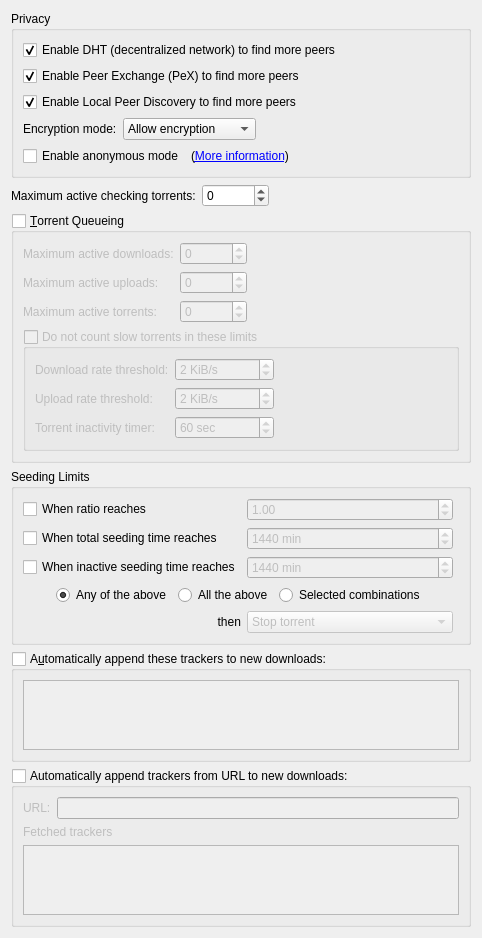
          <widget class="QWidget" name="scrollAreaWidgetContents_4">
           <property name="geometry">
            <rect>
             <x>0</x>
             <y>0</y>
             <width>413</width>
             <height>693</height>
            </rect>
           </property>
           <layout class="QVBoxLayout" name="verticalLayout_7">
            <item>
             <widget class="QGroupBox" name="AddBTFeaturesBox">
              <property name="title">
               <string>Privacy</string>
              </property>
              <layout class="QVBoxLayout" name="verticalLayout_14">
               <item>
                <widget class="QCheckBox" name="checkDHT">
                 <property name="toolTip">
                  <string>Find peers on the DHT network</string>
                 </property>
                 <property name="text">
                  <string>Enable DHT (decentralized network) to find more peers</string>
                 </property>
                 <property name="checked">
                  <bool>true</bool>
                 </property>
                </widget>
               </item>
               <item>
                <widget class="QCheckBox" name="checkPeX">
                 <property name="toolTip">
                  <string>Exchange peers with compatible Bittorrent clients (µTorrent, Vuze, ...)</string>
                 </property>
                 <property name="text">
                  <string>Enable Peer Exchange (PeX) to find more peers</string>
                 </property>
                 <property name="checked">
                  <bool>true</bool>
                 </property>
                </widget>
               </item>
               <item>
                <widget class="QCheckBox" name="checkLSD">
                 <property name="toolTip">
                  <string>Look for peers on your local network</string>
                 </property>
                 <property name="text">
                  <string>Enable Local Peer Discovery to find more peers</string>
                 </property>
                 <property name="checked">
                  <bool>true</bool>
                 </property>
                </widget>
               </item>
               <item>
                <layout class="QHBoxLayout">
                 <item>
                  <widget class="QLabel" name="lbl_encryption">
                   <property name="text">
                    <string>Encryption mode:</string>
                   </property>
                  </widget>
                 </item>
                 <item>
                  <widget class="QComboBox" name="comboEncryption">
                   <property name="toolTip">
                    <string>Allow encryption: Connect to peers regardless of setting
Require encryption: Only connect to peers with protocol encryption
Disable encryption: Only connect to peers without protocol encryption</string>
                   </property>
                   <item>
                    <property name="text">
                     <string>Allow encryption</string>
                    </property>
                   </item>
                   <item>
                    <property name="text">
                     <string>Require encryption</string>
                    </property>
                   </item>
                   <item>
                    <property name="text">
                     <string>Disable encryption</string>
                    </property>
                   </item>
                  </widget>
                 </item>
                 <item>
                  <spacer>
                   <property name="orientation">
                    <enum>Qt::Orientation::Horizontal</enum>
                   </property>
                   <property name="sizeHint" stdset="0">
                    <size>
                     <width>40</width>
                     <height>20</height>
                    </size>
                   </property>
                  </spacer>
                 </item>
                </layout>
               </item>
               <item>
                <layout class="QHBoxLayout" name="horizontalLayout_6">
                 <item>
                  <widget class="QCheckBox" name="checkAnonymousMode">
                   <property name="toolTip">
                    <string>Enable when using a proxy or a VPN connection</string>
                   </property>
                   <property name="text">
                    <string>Enable anonymous mode</string>
                   </property>
                  </widget>
                 </item>
                 <item>
                  <widget class="QLabel" name="label_anonymous">
                   <property name="text">
                    <string>(&lt;a href=&quot;https://github.com/qbittorrent/qBittorrent/wiki/Anonymous-Mode&quot;&gt;More information&lt;/a&gt;)</string>
                   </property>
                   <property name="openExternalLinks">
                    <bool>true</bool>
                   </property>
                   <property name="textInteractionFlags">
                    <set>Qt::TextInteractionFlag::LinksAccessibleByKeyboard|Qt::TextInteractionFlag::LinksAccessibleByMouse</set>
                   </property>
                  </widget>
                 </item>
                 <item>
                  <spacer name="horizontalSpacer_14">
                   <property name="orientation">
                    <enum>Qt::Orientation::Horizontal</enum>
                   </property>
                   <property name="sizeHint" stdset="0">
                    <size>
                     <width>40</width>
                     <height>20</height>
                    </size>
                   </property>
                  </spacer>
                 </item>
                </layout>
               </item>
              </layout>
             </widget>
            </item>
            <item>
             <layout class="QHBoxLayout" name="horizontalLayout_20">
              <item>
               <widget class="QLabel" name="labelMaxActiveCheckingTorrents">
                <property name="text">
                 <string>Maximum active checking torrents:</string>
                </property>
               </widget>
              </item>
              <item>
               <widget class="QSpinBox" name="spinBoxMaxActiveCheckingTorrents">
                <property name="specialValueText">
                 <string notr="true">∞</string>
                </property>
                <property name="minimum">
                 <number>-1</number>
                </property>
                <property name="maximum">
                 <number>2147483647</number>
                </property>
               </widget>
              </item>
              <item>
               <spacer name="horizontalSpacer_21">
                <property name="orientation">
                 <enum>Qt::Orientation::Horizontal</enum>
                </property>
                <property name="sizeHint" stdset="0">
                 <size>
                  <width>40</width>
                  <height>20</height>
                 </size>
                </property>
               </spacer>
              </item>
             </layout>
            </item>
            <item>
             <widget class="QGroupBox" name="checkEnableQueueing">
              <property name="title">
               <string>&amp;Torrent Queueing</string>
              </property>
              <property name="checkable">
               <bool>true</bool>
              </property>
              <property name="checked">
               <bool>false</bool>
              </property>
              <layout class="QGridLayout" name="gridLayout_2">
               <item row="0" column="0">
                <widget class="QLabel" name="label_max_active_dl">
                 <property name="text">
                  <string>Maximum active downloads:</string>
                 </property>
                </widget>
               </item>
               <item row="0" column="1">
                <widget class="QSpinBox" name="spinMaxActiveDownloads">
                 <property name="specialValueText">
                  <string>∞</string>
                 </property>
                 <property name="minimum">
                  <number>-1</number>
                 </property>
                 <property name="maximum">
                  <number>2147483647</number>
                 </property>
                </widget>
               </item>
               <item row="0" column="2">
                <spacer name="horizontalSpacer_7">
                 <property name="orientation">
                  <enum>Qt::Orientation::Horizontal</enum>
                 </property>
                 <property name="sizeHint" stdset="0">
                  <size>
                   <width>40</width>
                   <height>20</height>
                  </size>
                 </property>
                </spacer>
               </item>
               <item row="1" column="0">
                <widget class="QLabel" name="label_max_active_up">
                 <property name="text">
                  <string>Maximum active uploads:</string>
                 </property>
                </widget>
               </item>
               <item row="1" column="1">
                <widget class="QSpinBox" name="spinMaxActiveUploads">
                 <property name="specialValueText">
                  <string>∞</string>
                 </property>
                 <property name="minimum">
                  <number>-1</number>
                 </property>
                 <property name="maximum">
                  <number>2147483647</number>
                 </property>
                </widget>
               </item>
               <item row="2" column="0">
                <widget class="QLabel" name="maxActiveTorrents_lbl">
                 <property name="text">
                  <string>Maximum active torrents:</string>
                 </property>
                </widget>
               </item>
               <item row="2" column="1">
                <widget class="QSpinBox" name="spinMaxActiveTorrents">
                 <property name="specialValueText">
                  <string>∞</string>
                 </property>
                 <property name="minimum">
                  <number>-1</number>
                 </property>
                 <property name="maximum">
                  <number>2147483647</number>
                 </property>
                </widget>
               </item>
               <item row="3" column="0" colspan="3">
                <widget class="QGroupBox" name="checkIgnoreSlowTorrentsForQueueing">
                 <property name="title">
                  <string>Do not count slow torrents in these limits</string>
                 </property>
                 <property name="checkable">
                  <bool>true</bool>
                 </property>
                 <property name="checked">
                  <bool>false</bool>
                 </property>
                 <layout class="QGridLayout" name="gridLayout_13">
                  <item row="0" column="0">
                   <widget class="QLabel" name="labelDownloadRateForSlowTorrents">
                    <property name="text">
                     <string>Download rate threshold:</string>
                    </property>
                   </widget>
                  </item>
                  <item row="0" column="1">
                   <widget class="QSpinBox" name="spinDownloadRateForSlowTorrents">
                    <property name="suffix">
                     <string> KiB/s</string>
                    </property>
                    <property name="maximum">
                     <number>2000000</number>
                    </property>
                    <property name="stepType">
                     <enum>QAbstractSpinBox::StepType::AdaptiveDecimalStepType</enum>
                    </property>
                    <property name="value">
                     <number>2</number>
                    </property>
                   </widget>
                  </item>
                  <item row="0" column="2">
                   <spacer name="horizontalSpacer_9">
                    <property name="orientation">
                     <enum>Qt::Orientation::Horizontal</enum>
                    </property>
                    <property name="sizeHint" stdset="0">
                     <size>
                      <width>40</width>
                      <height>20</height>
                     </size>
                    </property>
                   </spacer>
                  </item>
                  <item row="1" column="0">
                   <widget class="QLabel" name="labelUploadRateForSlowTorrents">
                    <property name="text">
                     <string>Upload rate threshold:</string>
                    </property>
                   </widget>
                  </item>
                  <item row="1" column="1">
                   <widget class="QSpinBox" name="spinUploadRateForSlowTorrents">
                    <property name="suffix">
                     <string> KiB/s</string>
                    </property>
                    <property name="maximum">
                     <number>2000000</number>
                    </property>
                    <property name="stepType">
                     <enum>QAbstractSpinBox::StepType::AdaptiveDecimalStepType</enum>
                    </property>
                    <property name="value">
                     <number>2</number>
                    </property>
                   </widget>
                  </item>
                  <item row="2" column="0">
                   <widget class="QLabel" name="labelSlowTorrentInactivityTimer">
                    <property name="text">
                     <string>Torrent inactivity timer:</string>
                    </property>
                   </widget>
                  </item>
                  <item row="2" column="1">
                   <widget class="QSpinBox" name="spinSlowTorrentsInactivityTimer">
                    <property name="suffix">
                     <string extracomment="seconds"> sec</string>
                    </property>
                    <property name="minimum">
                     <number>1</number>
                    </property>
                    <property name="maximum">
                     <number>999999</number>
                    </property>
                    <property name="value">
                     <number>60</number>
                    </property>
                   </widget>
                  </item>
                 </layout>
                </widget>
               </item>
              </layout>
             </widget>
            </item>
            <item>
             <widget class="QGroupBox" name="seedingLimitsBox">
              <property name="title">
               <string>Seeding Limits</string>
              </property>
              <layout class="QGridLayout" name="gridLayout_15">
               <item row="0" column="0">
                <widget class="QCheckBox" name="checkMaxRatio">
                 <property name="text">
                  <string>When ratio reaches</string>
                 </property>
                </widget>
               </item>
               <item row="0" column="1">
                <widget class="QDoubleSpinBox" name="spinMaxRatio">
                 <property name="enabled">
                  <bool>false</bool>
                 </property>
                 <property name="singleStep">
                  <double>0.050000000000000</double>
                 </property>
                 <property name="value">
                  <double>1.000000000000000</double>
                 </property>
                </widget>
               </item>
               <item row="0" column="2">
                <spacer name="horizontalSpacer_2">
                 <property name="orientation">
                  <enum>Qt::Orientation::Horizontal</enum>
                 </property>
                 <property name="sizeHint" stdset="0">
                  <size>
                   <width>40</width>
                   <height>20</height>
                  </size>
                 </property>
                </spacer>
               </item>
               <item row="1" column="0">
                <widget class="QCheckBox" name="checkMaxSeedingMinutes">
                 <property name="text">
                  <string>When total seeding time reaches</string>
                 </property>
                </widget>
               </item>
               <item row="1" column="1">
                <widget class="QSpinBox" name="spinMaxSeedingMinutes">
                 <property name="enabled">
                  <bool>false</bool>
                 </property>
                 <property name="suffix">
                  <string extracomment="minutes"> min</string>
                 </property>
                 <property name="maximum">
                  <number>9999999</number>
                 </property>
                 <property name="value">
                  <number>1440</number>
                 </property>
                </widget>
               </item>
               <item row="2" column="0">
                <widget class="QCheckBox" name="checkMaxInactiveSeedingMinutes">
                 <property name="text">
                  <string>When inactive seeding time reaches</string>
                 </property>
                </widget>
               </item>
               <item row="2" column="1">
                <widget class="QSpinBox" name="spinMaxInactiveSeedingMinutes">
                 <property name="enabled">
                  <bool>false</bool>
                 </property>
                 <property name="suffix">
                  <string extracomment="minutes"> min</string>
                 </property>
                 <property name="maximum">
                  <number>9999999</number>
                 </property>
                 <property name="value">
                  <number>1440</number>
                 </property>
                </widget>
               </item>
               <item row="3" column="0" colspan="3">
                <layout class="QHBoxLayout" name="layoutShareLimitsMode">
                 <item>
                  <spacer name="horizontalSpacer_26">
                   <property name="orientation">
                    <enum>Qt::Orientation::Horizontal</enum>
                   </property>
                   <property name="sizeHint" stdset="0">
                    <size>
                     <width>40</width>
                     <height>20</height>
                    </size>
                   </property>
                  </spacer>
                 </item>
                 <item>
                  <widget class="QRadioButton" name="radioButtonShareLimitsModeAny">
                   <property name="text">
                    <string>Any of the above</string>
                   </property>
                   <property name="checked">
                    <bool>true</bool>
                   </property>
                  </widget>
                 </item>
                 <item>
                  <widget class="QRadioButton" name="radioButtonShareLimitsModeAll">
                   <property name="text">
                    <string>All the above</string>
                   </property>
                  </widget>
                 </item>
                 <item>
                  <widget class="QRadioButton" name="radioButtonShareLimitsModeSelected">
                   <property name="text">
                    <string>Selected combinations</string>
                   </property>
                  </widget>
                 </item>
                 <item>
                  <spacer name="horizontalSpacer_25">
                   <property name="orientation">
                    <enum>Qt::Orientation::Horizontal</enum>
                   </property>
                   <property name="sizeHint" stdset="0">
                    <size>
                     <width>40</width>
                     <height>20</height>
                    </size>
                   </property>
                  </spacer>
                 </item>
                </layout>
               </item>
               <item row="4" column="0">
                <widget class="QLabel" name="label">
                 <property name="text">
                  <string>then</string>
                 </property>
                 <property name="alignment">
                  <set>Qt::AlignmentFlag::AlignRight|Qt::AlignmentFlag::AlignTrailing|Qt::AlignmentFlag::AlignVCenter</set>
                 </property>
                </widget>
               </item>
               <item row="4" column="1">
                <widget class="QComboBox" name="comboRatioLimitAct">
                 <property name="enabled">
                  <bool>false</bool>
                 </property>
                 <item>
                  <property name="text">
                   <string>Stop torrent</string>
                  </property>
                 </item>
                 <item>
                  <property name="text">
                   <string>Remove torrent</string>
                  </property>
                 </item>
                 <item>
                  <property name="text">
                   <string>Remove torrent and its files</string>
                  </property>
                 </item>
                 <item>
                  <property name="text">
                   <string>Enable super seeding for torrent</string>
                  </property>
                 </item>
                </widget>
               </item>
              </layout>
             </widget>
            </item>
            <item>
             <widget class="QGroupBox" name="checkEnableAddTrackers">
              <property name="title">
               <string>A&amp;utomatically append these trackers to new downloads:</string>
              </property>
              <property name="checkable">
               <bool>true</bool>
              </property>
              <property name="checked">
               <bool>false</bool>
              </property>
              <layout class="QGridLayout" name="gridLayout_16">
               <item row="0" column="0">
                <widget class="QPlainTextEdit" name="textTrackers">
                 <property name="tabChangesFocus">
                  <bool>true</bool>
                 </property>
                </widget>
               </item>
              </layout>
             </widget>
            </item>
            <item>
             <widget class="QGroupBox" name="checkAddTrackersFromURL">
              <property name="title">
               <string>Automatically append trackers from URL to new downloads:</string>
              </property>
              <property name="checkable">
               <bool>true</bool>
              </property>
              <property name="checked">
               <bool>false</bool>
              </property>
              <layout class="QVBoxLayout" name="checkAddTrackersFromURLLayout">
               <item>
                <layout class="QHBoxLayout" name="horizontalLayout_21">
                 <item>
                  <widget class="QLabel" name="labelCustomizeTrackersListUrl">
                   <property name="text">
                    <string>URL:</string>
                   </property>
                  </widget>
                 </item>
                 <item>
                  <widget class="QLineEdit" name="textTrackersURL"/>
                 </item>
                </layout>
               </item>
               <item>
                <widget class="QLabel" name="labeltrackersFromURL">
                 <property name="text">
                  <string>Fetched trackers</string>
                 </property>
                </widget>
               </item>
               <item>
                <widget class="QPlainTextEdit" name="textTrackersFromURL">
                 <property name="readOnly">
                  <bool>true</bool>
                 </property>
                </widget>
               </item>
              </layout>
             </widget>
            </item>
            <item>
             <spacer name="verticalSpacer_8">
              <property name="orientation">
               <enum>Qt::Orientation::Vertical</enum>
              </property>
              <property name="sizeHint" stdset="0">
               <size>
                <width>20</width>
                <height>40</height>
               </size>
              </property>
             </spacer>
            </item>
           </layout>
          </widget>
